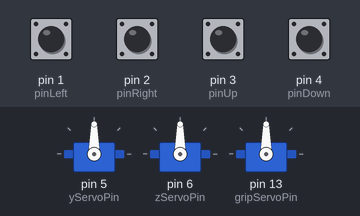
A sketch run on a simulated Arduino Uno, built with avr-gcc and run on an emulated ATmega328P. Shown: 3 × servo. The test bench sets the inputs (shaded band); at power-on: pin 1 (pinLeft), pin 2 (pinRight), pin 3 (pinUp), pin 4 (pinDown) LOW.

Above: at 1.2 s.
1.3 s: pin 1 (pinLeft) pulled HIGH for 1 s
At 2.6 s:
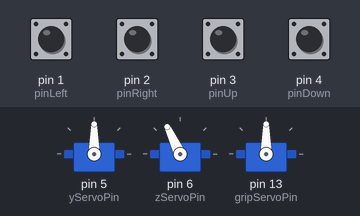
4.3 s: pin 3 (pinUp) pulled HIGH for 1 s
At 6.4 s:
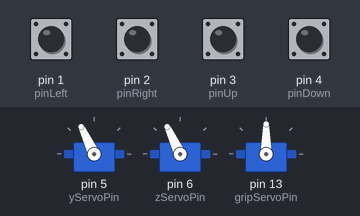
7.3 s: pin 2 (pinRight) pulled HIGH for 1 s
At 8.7 s:
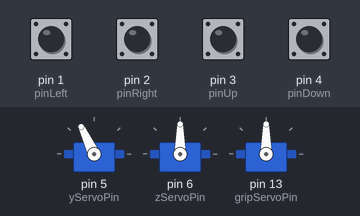
10.3 s: pin 2 (pinRight) pulled HIGH for 1 s
At 12.5 s:
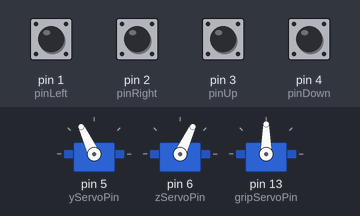
13.3 s: pin 4 (pinDown) pulled HIGH for 1 s
At 15.2 s:
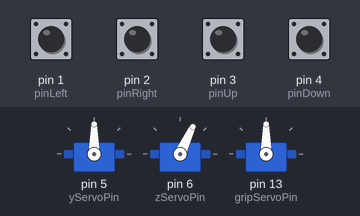
16.3 s: pin 4 (pinDown) pulled HIGH for 1 s
At 17.8 s:
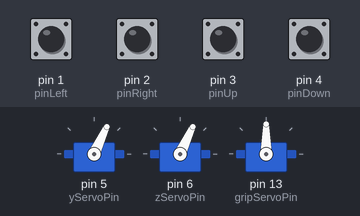
Timing chart, 0 to 19.3 s (numbered marks = the images above; inputs shaded):
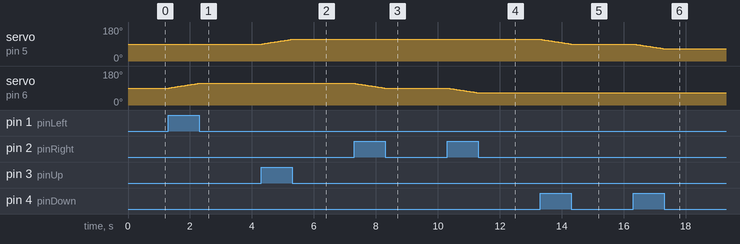

Measured:
- after the input at 1.3 s, servo on pin 6 (zServoPin): moves from 90° to 115° over 0.96 s, starting at once
- after the input at 4.3 s, servo on pin 5 (yServoPin): moves from 90° to 115° over 0.96 s, starting at once
- after the input at 7.3 s, servo on pin 6 (zServoPin): moves from 115° to 90° over 0.96 s, starting at once
- after the input at 10.3 s, servo on pin 6 (zServoPin): moves from 90° to 65° over 0.96 s, starting at once
- after the input at 13.3 s, servo on pin 5 (yServoPin): moves from 115° to 90° over 0.96 s, starting at once
- after the input at 16.3 s, servo on pin 5 (yServoPin): moves from 90° to 65° over 0.96 s, starting at once

The sketch:

robotic_arm_with_1_button.ino
```cpp
#include <Servo.h>
int pinLeft = 1;
int pinRight = 2;
int pinUp= 3;
int pinDown = 4;
int redBtnPin = 11;
int yServoPin = 5;
int zServoPin = 6;
int gripServoPin = 13;
int gripMinAngle = 115;
int gripMaxAngle = 180;
int yMinAngle = 0;
int yMaxAngle = 180;
int zMinAngle = 0;
int zMaxAngle = 180;

boolean buttonState =  true; //true == open and false == close

int yPos;
int zPos;
int gripPos;

Servo yServo;
Servo zServo;
Servo gripServo;

void setup() {
  pinMode(pinLeft, INPUT);
  pinMode(pinRight, INPUT);
  pinMode(pinUp, INPUT);
  pinMode(pinDown, INPUT);
  pinMode(redBtnPin, INPUT);
  yServo.attach(yServoPin);
  zServo.attach(zServoPin);
  gripServo.attach(gripServoPin);
  yPos = yServo.read();
  zPos = zServo.read();
  gripPos = gripServo.read();
}

void loop() {
  gripMovement();
  armMovement();
  delay(40);
}

void armMovement(){
  if(digitalRead(pinLeft) == HIGH){
    rotateLeft();
  }else if(digitalRead(pinRight) == HIGH){
    rotateRight();
  }else if(digitalRead(pinUp) == HIGH){
    up();
  }else if(digitalRead(pinDown) == HIGH){
    down();
  }else{
    Serial.println("No Arm Input");
  }
}

void gripMovement(){
  changeState(buttonState);
  if(buttonState == true){
    openArm();
  }else{
    closeArm();
  }
}

void changeState(boolean btnState){
  if(btnState){
    btnState = false;
  }else{
    btnState = true;
  }
}

void openArm(){
  if(gripPos>gripMinAngle && gripPos<gripMaxAngle){
    gripPos--; //depends on the direction of installation
    gripServo.write(gripPos);
  }
}

void closeArm(){
  if(gripPos>gripMinAngle && gripPos<gripMaxAngle){
    gripPos++; //depends on the direction of installation
    gripServo.write(gripPos);
  }
}

void up(){
  if(yPos>yMinAngle && yPos<yMaxAngle){
    yPos++; //depends on the direction of installation
    yServo.write(yPos);
  }
}

void down(){
  if(yPos>yMinAngle && yPos<yMaxAngle){
    yPos--; //depends on the direction of installation
    yServo.write(yPos);
  }
}

void rotateLeft(){
  if(zPos>zMinAngle && zPos<zMaxAngle){
    zPos++; //depends on the direction of installation
    zServo.write(zPos);
  }
}

void rotateRight(){
  if(zPos>zMinAngle && zPos<zMaxAngle){
    zPos--; //depends on the direction of installation
    zServo.write(zPos);
  }
}
```
